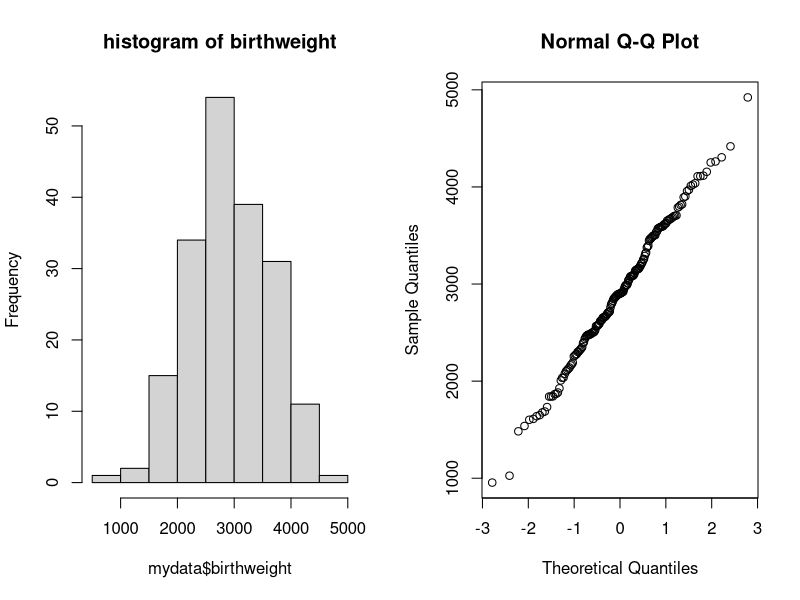
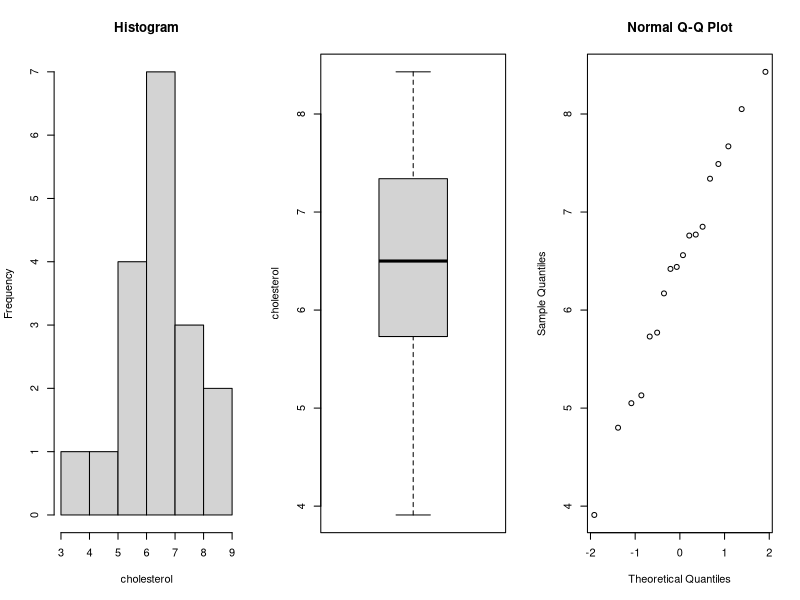
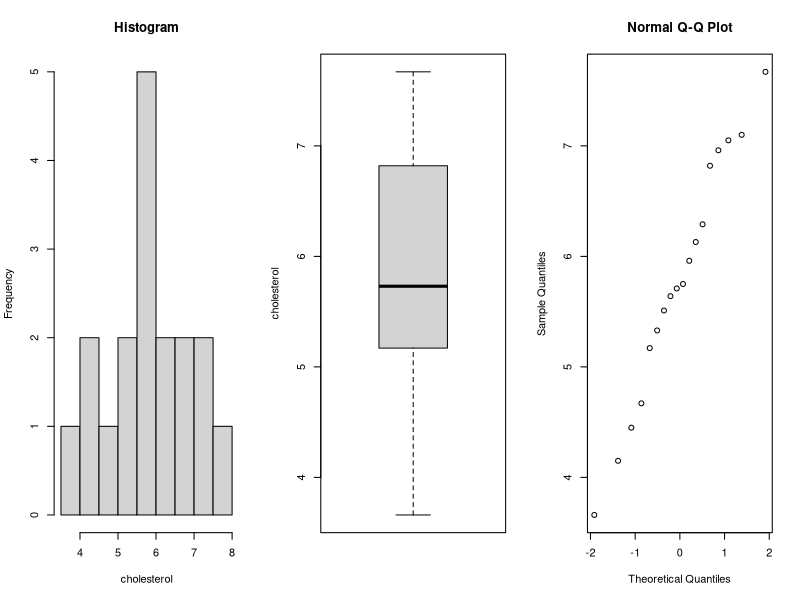
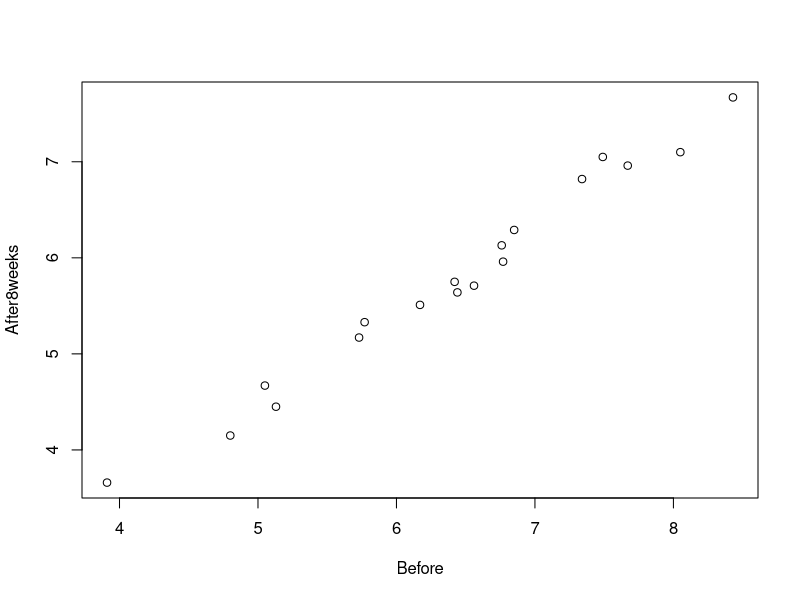
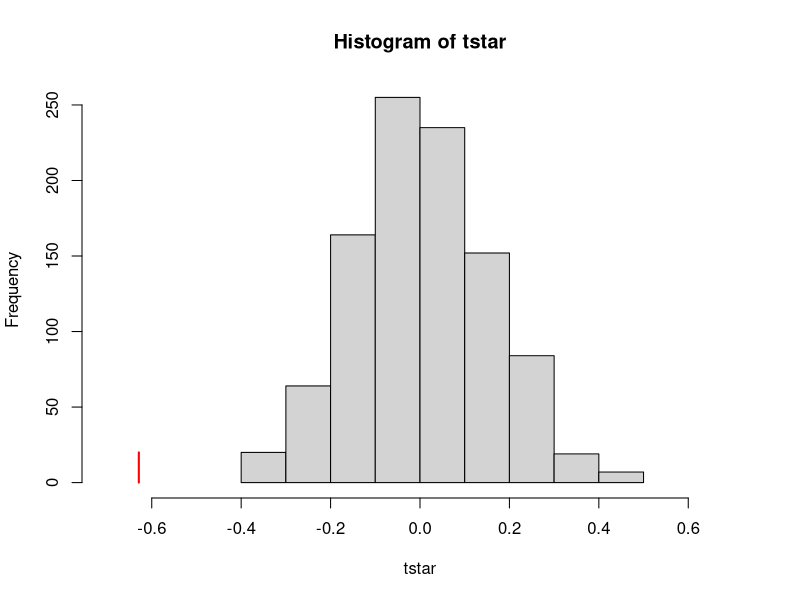
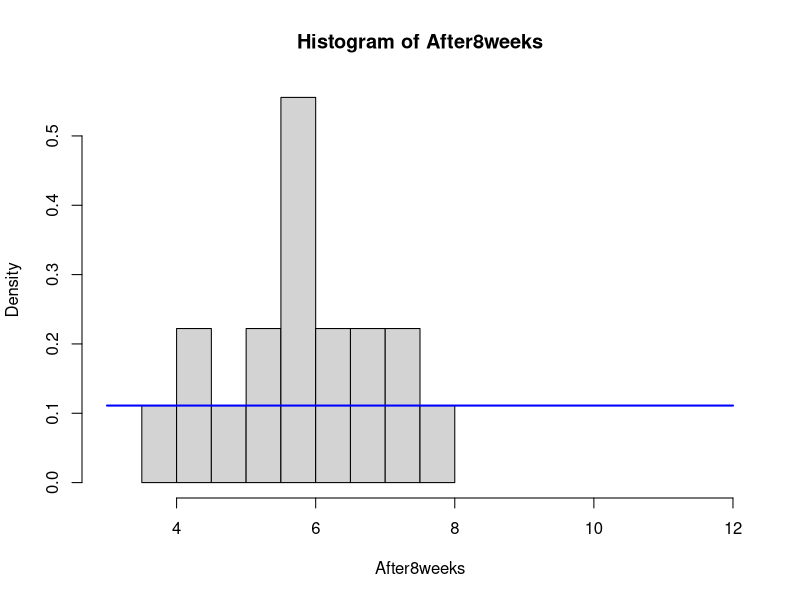
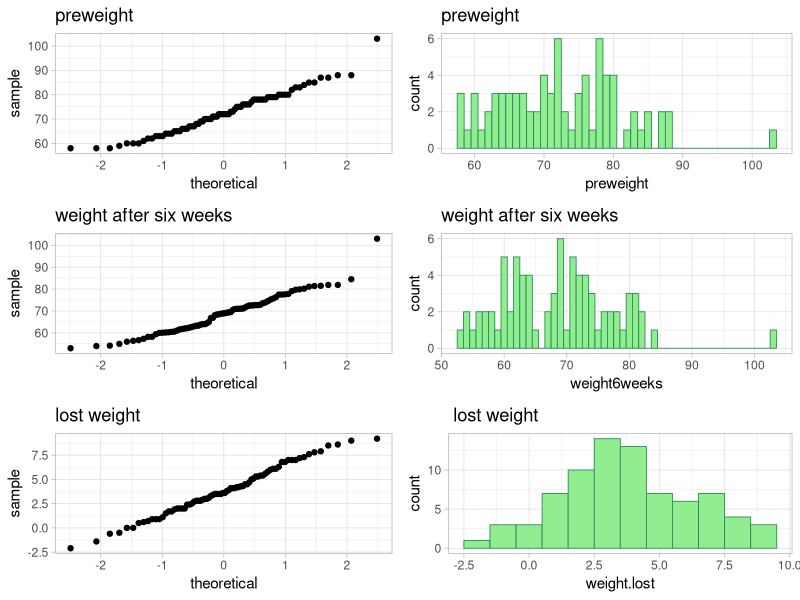
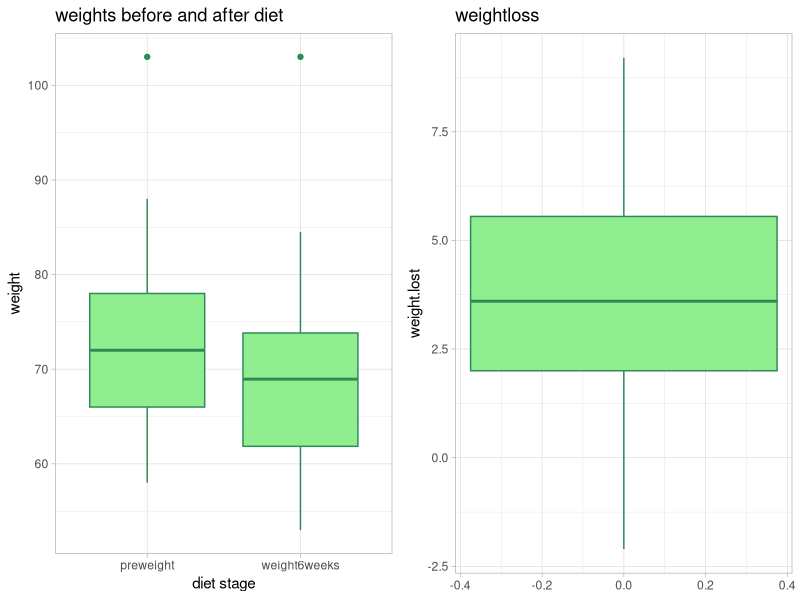

Generate these figures, in order, with R:
## ---- chunk 1
set.seed(111)
knitr::opts_chunk$set(echo = TRUE)
options(digits=3)
library(ggplot2)
library(readr)
library(gridExtra)
library(viridis)
library(reshape2)   
library(dplyr)
library(boot)
library(pwr)
library(MASS)
library(lme4)
## ---- chunk 2
mydata <- read.table("birthweight.txt", header = TRUE, sep = "\n")
mu <- mean(mydata$birthweight)
sigma = sd(mydata$birthweight)
## ---- chunk 3
p=shapiro.test(mydata$birthweight)[[2]]; p
## ---- chunk 4
par(mfrow=c(1,2))
hist(mydata$birthweight, main='histogram of birthweight')
qqnorm(mydata$birthweight)
## ---- chunk 5
n <- length(mydata$birthweight)
alpha <- 0.04
t_value <- qt(1-alpha/2, df=n-1)
t_value
lower_bound <- mu - t_value*sigma/sqrt(n)
upper_bound <- mu + t_value*sigma/sqrt(n)
## ---- chunk 6
z = qnorm(0.98)
E = (100/mu)/2
needed_sample_size = (z*z * 0.96 * 0.04)/(E*E)

## ---- chunk 7
boot_fn <- function(data, index) mean(data[index])
boot_data <- boot(mydata$birthweight, boot_fn, R=1000)
quantile(boot_data$t, c(0.02, 0.98))
## ---- chunk 8
t.test(mydata$birthweight, mu = 2800, alternative = 'greater')

num_above <- sum(mydata$birthweight > 2800)
num_below <- sum(mydata$birthweight < 2800)
binom.test(num_above, num_above + num_below, p = 0.5, alternative = "greater")
## ---- chunk 9
f <- function(x) x - qnorm(0.975)*sqrt((x*(1-x))/n) - 0.25
p.hat <- uniroot(f, c(0.25, 1))$root
me=qnorm(0.9975)*sqrt((p.hat*(1-p.hat))/n)
p.hat_right=p.hat+me
p.hat_right
## ---- chunk 10
p=prop.test(c(34,61),c(62,126))[[3]]; p
## ---- chunk 11
data=read.table(file="cholesterol.txt",header=TRUE)
Before = data$Before
After8weeks = data$After8weeks
## ---- chunk 12
par(mfrow=c(1,3))
summary(Before)
hist(Before,xlab='cholesterol', main='Histogram')
boxplot(Before, ylab='cholesterol')
qqnorm(Before)
## ---- chunk 13
par(mfrow=c(1,3))
summary(After8weeks)
hist(After8weeks, xlab='cholesterol', main='Histogram')
boxplot(After8weeks, ylab='cholesterol')
qqnorm(After8weeks)
par(mfrow=c(1,1))
## ---- chunk 14
cor(Before,After8weeks)
## ---- chunk 15
plot(Before,After8weeks)
## ---- chunk 16
p=t.test(After8weeks, Before, paired = TRUE)[[3]]; p
## ---- chunk 17
p=wilcox.test(After8weeks, Before, paired = TRUE)[[3]]; p
## ---- chunk 18
mystat=function(x,y) {mean(x-y)}
B=1000; tstar=numeric(B)
for (i in 1:B) {
  dietstar=t(apply(cbind(After8weeks,Before),1,sample))
  tstar[i]=mystat(dietstar[,1],dietstar[,2]) }
myt=mystat(After8weeks,Before)
myt
## ---- chunk 19
hist(tstar, xlim=c(-0.7,0.7))
lines(rep(myt,2),c(0,20), col="red",lwd=2)
## ---- chunk 20
pl=sum(tstar<myt)/B
pr=sum(tstar>myt)/B
p=2*min(pl,pr); p
## ---- chunk 21
x.bar = mean(After8weeks)
theta.hat = 2 * x.bar - 3
## ---- chunk 22
z = qnorm(0.975) 
sigma = sqrt(((theta.hat - 3)^2)/(12*18*18))
me = z * sigma
ci = c(theta.hat - me, theta.hat + me)
ci
## ---- chunk 23
hist(After8weeks, freq = FALSE, xlim = c(3, 12))
curve(dunif(x, min = 3, max = 12), add = TRUE, col="blue", lwd = 2)
## ---- chunk 24
H0=rep(1, 9)
for(theta in 4:12){
  n=length(After8weeks); t=max(After8weeks)
  B=1000; Tstar=numeric(B)
  for(i in 1:B) {
   Xstar=runif(n,3,theta)
   Tstar[i]=max(Xstar)}
  pl=sum(Tstar<t)/B;pr=sum(Tstar>t)/B
  p=2*min(pl,pr)
  if(p<0.05){H0[theta-3]=0}}
H0
## ---- chunk 25
H0=rep(1,9)
for(theta in 4:12){
  n=length(After8weeks)
  sample=runif(n,3,theta)
  p=ks.test(After8weeks,sample)$p.value
  if(p<0.05){H0[theta-3]=0}
}
H0
## ---- chunk 26
p=wilcox.test(After8weeks,mu=6,alt="l")[[3]]; p
## ---- chunk 27
n=sum(After8weeks<4.5)
prop=n/length(After8weeks);prop
## ---- chunk 28
data <- read.table(file= 'diet.txt', header=TRUE)
#View(data)
## ---- chunk 29
data$weight.lost <- 0
for (i in 1:78) {
  data$weight.lost[i] <- data$preweight[i] - data$weight6weeks[i]
}
#summary(data) #inspect data
## ---- chunk 30
head(data, n = 3) #weight.lost column has been added
## ---- chunk 31
qq_pre <- ggplot(data) + geom_qq(aes(sample=preweight)) + theme_light() + labs(title="preweight")
qq_post <- ggplot(data) + geom_qq(aes(sample=weight6weeks))  + theme_light()  + labs(title="weight after six weeks")
hist_pre <- ggplot(data, aes(x=preweight))+ geom_histogram(binwidth=1, color="seagreen", fill="lightgreen", linewidth=.3) + theme_light() + labs(title="preweight")
hist_post <- ggplot(data, aes(x=weight6weeks))+ geom_histogram(binwidth=1, color="seagreen", fill="lightgreen", linewidth=.3) + theme_light() + labs(title="weight after six weeks")
#max(data$preweight)
#max(data$weight6weeks)
qq_diff <- ggplot(data) + geom_qq(aes(sample=weight.lost)) + theme_light() + labs(title="lost weight") 
hist_diff <- ggplot(data, aes(x=weight.lost))+ geom_histogram(binwidth=1, color="seagreen", fill="lightgreen", linewidth=.3) + theme_light() + labs(title=" lost weight")
grid.arrange(qq_pre, hist_pre, qq_post, hist_post, qq_diff, hist_diff, ncol=2)
## ---- chunk 32
stp <- shapiro.test(data$preweight)
sta <- shapiro.test(data$weight6weeks)
stp$p.value
sta$p.value
## ---- chunk 33
data_subset <- dplyr::select(data, preweight, weight6weeks)
data_long <- melt(data_subset)
weight_boxplt <- ggplot(data_long, aes(x = variable, y = value)) +         
  geom_boxplot(color="seagreen", fill="lightgreen") + labs(title = 'weights before and after diet', x = 'diet stage', y = 'weight')+ theme_light()
diet_boxplt <- ggplot(data, aes( y=weight.lost)) + geom_boxplot(color="seagreen", fill="lightgreen") + labs(title='weightloss') + theme_light()
grid.arrange(weight_boxplt, diet_boxplt,  ncol = 2)
## ---- chunk 34
t_test1 <- t.test(data$preweight, data$weight6weeks, data = data, paired = TRUE)
t_test1$p.value
## ---- chunk 35
diet_g_boxplt <- ggplot(data, aes( y=weight.lost, group = diet)) + geom_boxplot(color="seagreen", fill="lightgreen") + labs(title='weightloss per diet', x='diet') + theme_light()
diet_g_boxplt
## ---- chunk 36
data$diet <- as.factor(data$diet) # diet is numerical but needs to be factor for ANOVA
is.factor(data$diet) # True
summary(data$diet) #design is not balanced
# treatment parametrization, diet1 is base level
dietaov <- lm(weight.lost ~ diet, data=data)
a1 <- anova(dietaov)
summary(dietaov)
# sum parametrization
contrasts(data$diet)=contr.sum
dietaov2 <- lm(weight.lost ~ diet, data=data)
a2 <- anova(dietaov2)
summary(dietaov2)
# t-test
data_diet2 <- data[data$diet == 2,]
data_diet3 <- data[data$diet == 3,]
names(data_diet3)[8]<- paste("weight.lost2")
data_diet23 <- cbind(data_diet2,data_diet3)
t_test2 <- t.test(data_diet23$weight.lost, data_diet23$weight.lost2, data = data_diet23, paired = FALSE)
## ---- chunk 37
qq_aovres1 <- ggplot(data) + geom_qq(aes(sample=residuals(dietaov)))  + theme_light()  + labs(title="weight.lost ~ diet treatment")
scatter_aovres1 <- ggplot(dietaov, aes(fitted(dietaov), residuals(dietaov))) + geom_point() + theme_light() + labs(title="weight.lost ~ diet treatment")
qq_aov2res2 <- ggplot(data) + geom_qq(aes(sample=residuals(dietaov2)))  + theme_light()  + labs(title="weight.lost ~ diet sum")
scatter_aov2res2 <- ggplot(dietaov2, aes(fitted(dietaov2), residuals(dietaov2))) + geom_point() + theme_light() + labs(title="lm weight.lost ~ diet sum")
grid.arrange(qq_aovres1, scatter_aovres1, ncol=2)
grid.arrange(qq_aov2res2, scatter_aov2res2, ncol=2)
## ---- chunk 38
data$gender <- as.factor(data$gender)
is.factor(data$gender) # TRUE
genderlmi <- lm(weight.lost ~ diet * gender, data = data) # interaction effects
genderaovi <- anova(genderlmi)
genderlmm <- lm(weight.lost ~ diet + gender, data = data) # main effects
genderaovm <- anova(genderlmm)
## ---- chunk 39
par(mfrow=c(1,2))
interaction.plot(data$gender, data$diet, data$weight.lost,  xlab = 'gender', ylab='weight.lost', trace.label = 'diet')
interaction.plot(data$diet, data$gender, data$weight.lost, xlab = 'diet', ylab= 'weight.lost', trace.label =  'gender')
## ---- chunk 40
par(mfrow=c(1,2))
qqnorm(residuals(genderlmi))
qqnorm(residuals(genderlmm))
## ---- chunk 41
scatter_genderlmm <- ggplot(genderlmm, aes(fitted(genderlmm), residuals(genderlmm))) + geom_point() + theme_light() + labs(title="Fitted against actual residuals of lm weight.lost ~ diet + gender")
scatter_genderlmi <- ggplot(genderlmi, aes(fitted(genderlmi), residuals(genderlmi))) + geom_point() + theme_light() + labs(title="Fitted against actual residuals of lm weight.lost ~ diet * gender")
grid.arrange(scatter_genderlmm, scatter_genderlmi, ncol=2)
## ---- chunk 42
data_gender0 <- data[data$gender == 0,]
data_gender1 <- data[data$gender == 1,]
summary(data_gender0$preweight) # to find mean preweight for gender 0
summary(data_gender1$preweight) # to find mean preweight for gender 1
newdata <- data.frame(gender=c(0,0,0,1,1,1), 
 preweight=c(67.12,67.12,67.12,79.03,79.03,79.03), diet=c(1,2,3,1,2,3))
newdata$gender <- as.factor(newdata$gender)
newdata$diet <- as.factor(newdata$diet)
predict(genderlmi, newdata)
## ---- chunk 43
#View(npk)
a <- c(1,1,0,0) # apply soil additive twice per block
soil_df <- data.frame(block = c(rep(1,4), rep(2,4), rep(3,4), rep(4,4), rep(5,4), rep(6,4)), 
                      plot = c(1:24), # sample randomizes application per block
                      N = c(sample(a),sample(a),sample(a),sample(a),sample(a),sample(a)), 
                      P = c(sample(a),sample(a),sample(a),sample(a),sample(a),sample(a)),
                      K = c(sample(a),sample(a),sample(a),sample(a),sample(a),sample(a)))
## ---- chunk 44
npk_N <- npk[npk$N == 1,]
npk_NN <- npk[npk$N == 0,]

N_bxplt <- ggplot(npk_N, aes( y=yield, group = block)) + 
  geom_boxplot(color="seagreen", fill="lightgreen") + labs(title='with nitrogen') + theme_light()
NN_bxplt <- ggplot(npk_NN, aes( y=yield, group = block)) + 
  geom_boxplot(color="seagreen", fill="lightgreen") + labs(title='without nitrogen') + theme_light()

grid.arrange(N_bxplt, NN_bxplt, ncol=2)

mean(npk_N$yield)
mean(npk_NN$yield)
## ---- chunk 45
npk$block <- as.factor(npk$block)
npk$N <- as.factor(npk$N)
npk_lmi <- lm(yield ~ block * N, data=npk) # interaction effects
npk_lmm <- lm(yield ~ block + N, data=npk) # main effects

anova(npk_lmi) # no interaction effect 
anova(npk_lmm) # main effect for both block and N
## ---- chunk 46
full_model = lm(yield ~ N + P + K + block + N:P + N:K + P:K, data = npk)
summary(full_model)
## ---- chunk 47
full_model <- lmer(yield ~ N + (1|block), data=npk, REML = FALSE) 
partial_model <- lmer(yield ~ (1|block), data=npk, REML = FALSE) 

anova(partial_model,full_model) 
